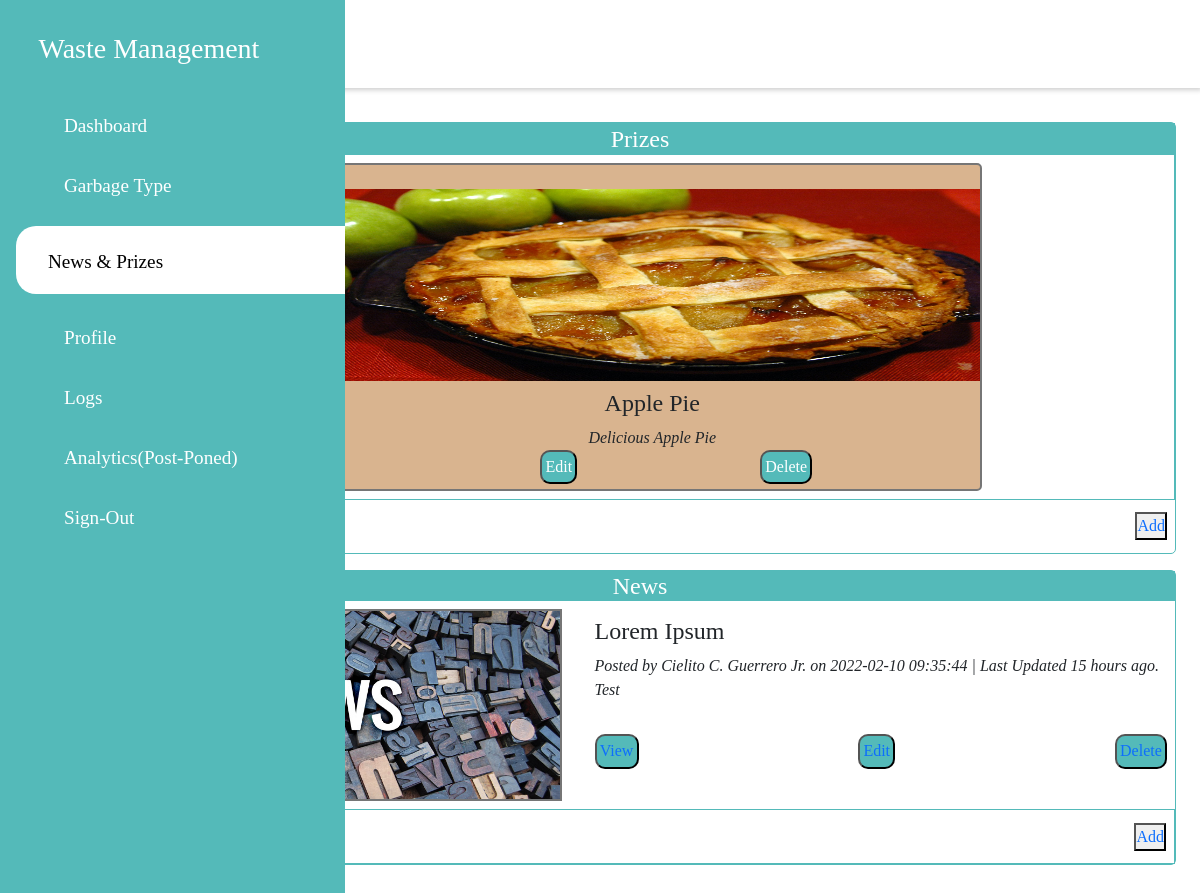
The app's page /admin/carousel.php (signed in) with its own data.
### tables this page shows
CREATE TABLE `prizes` (
  `id` int(11) NOT NULL,
  `prize` varchar(255) NOT NULL,
  `pdescription` varchar(255) NOT NULL,
  `price` int(11) NOT NULL,
  `prize_img` varchar(255) NOT NULL
);

CREATE TABLE `news` (
  `news_id` int(11) NOT NULL,
  `news_title` varchar(255) NOT NULL,
  `news_description` varchar(255) NOT NULL,
  `news_content` mediumtext NOT NULL,
  `news_img` varchar(255) NOT NULL,
  `datetime` datetime NOT NULL,
  `lastupdate` timestamp NOT NULL DEFAULT current_timestamp() ON UPDATE current_timestamp(),
  `postedby` varchar(255) NOT NULL
);

### admin/carousel.php (the view, shortened to what this page needs)
<?php
include('connections/connection.php');
function time_elapsed_string($datetime, $full = false) {
    $now = new DateTime;
    $ago = new DateTime($datetime, new DateTimeZone('Asia/Manila'));
    $diff = $now->diff($ago);
    $diff->w = floor($diff->d / 7);
    $diff->d -= $diff->w * 7;
    $string = array(
        'y' => 'year',
        'm' => 'month',
        'w' => 'week',
        'd' => 'day',
        'h' => 'hour',
        'i' => 'minute',
        's' => 'second',
    );
    foreach ($string as $k => &$v) {
        if ($diff->$k) {
            $v = $diff->$k . ' ' . $v . ($diff->$k > 1 ? 's' : '');
        } else {
            unset($string[$k]);
        }
    }
    if (!$full) $string = array_slice($string, 0, 1);
    return $string ? implode(', ', $string) . ' ago' : 'just now';
}
?>
<!DOCTYPE HTML>
<html>
<head>
    <link href="css/newstyle.css" rel="stylesheet" type="text/css" /></link>
    <link href="css/prize.css" rel="stylesheet" type="text/css" /></link>
    <link href="css/news.css" rel="stylesheet" type="text/css" /></link>
    <link rel="stylesheet" href="https://maxst.icons8.com/vue-static/landings/line-awesome/font-awesome-line-awesome/css/all.min.css">
    <link rel="stylesheet" href="https://maxst.icons8.com/vue-static/landings/line-awesome/line-awesome/1.3.0/css/line-awesome.min.css">
    <link rel="stylesheet" type="text/css" href="https://cdn.jsdelivr.net/npm/slick-carousel@1.8.1/slick/slick.css"/>
    <link href="https://cdn.jsdelivr.net/npm/bootstrap@5.1.3/dist/css/bootstrap.min.css" rel="stylesheet">
    <link rel="stylesheet" type="text/css" href="https://cdn.jsdelivr.net/npm/slick-carousel@1.8.1/slick/slick.css%22/%3E"></link>
</head>
<body>
    <div class="sidebar">
        <div class="sidebar-brand">
        <h3><span class="las la-leaf"></span> <span>Waste Management</span> </h3>
        </div>
        <div class="sidebar-menu">
            <ul>
                <li>
                    <a href="newindex.php"><span class="las la-signal"></span>
                    <span>Dashboard</span></a>
                </li>
                <li>
                    <a href="garbagetype.php"><span class="las la-signal"></span>
                    <span>Garbage Type</span></a>
                </li>
                <li>
                    <a href="carousel.php" class="active"><span class="las la-signal"></span>
                    <span>News & Prizes</span></a>
                </li>
                <li>
                    <a href="members.php"><span class="las la-signal"></span>
                    <span>Profile</span></a>
                </li>
                <li>
                    <a href="actionlog.php"><span class="las la-signal"></span>
                    <span>Logs</span></a>
                </li>
                <li>
                    <a href="#"><span class="las la-signal"></span>
                    <span>Analytics(Post-Poned)</span></a>
                </li>
                <li>
                    <a href="logout.php" onclick="return confirm('Are you sure')"><span class="las la-signal"></span>
                    <span>Sign-Out</span></a>
                </li>
            </ul>
        </div>
    </div>
    <div class="main-content">
        <header>
            <h1>
                <label for="navigation-toggle">
                    <div><span class="las la-bars"></span>Carousel</div>
                </label>
            </h1>
        </header>
        <main>
            <div class="power-grid">
                <div class="prize-wrapper">
                    <div class="box">
                        <h4 class="boxtitle">Prizes</h4>
                        <div class="slideshow-box">
                        <i class="fas fa-chevron-left prev"></i>
                        <div class="box-wrapper">
                            <?php
                            $sql = "SELECT * FROM prizes";
                            $result = mysqli_query($conn, $sql);
                            $rows = mysqli_fetch_assoc($result);
                            $count = mysqli_num_rows($result);
                            $ranker = 1;
                            do { ?>
                            <div class="prizebox">
                                <img src="images/prize/<?php echo $rows['prize_img'];?>" style = "width:100%; height:12rem;">
                                <div class="pdescription" style="text-align:center;">
                                    <h4 style="text-align:center;"><?php echo $rows['prize'];?></h4>
                                    <i><?php echo $rows['pdescription'];?></i>
                                    <div class="pbutton"><button><a href="editprize.php?ID=<?php echo $rows['id'];?>" class="editprize">Edit</a></button><button><a  onclick="return confirm('Are you sure')" href="deleteprize.php?ID=<?php echo $rows['id'];?>&Image_Name=<?php echo $rows['prize_img'];?>" <?php if ($count <= 1) { echo 'style="pointer-events: none;color:red;"'; } ?>>Delete</a></button></div>
                                </div>
                            </div>
                            <?php $ranker++; }  while ($rows = mysqli_fetch_assoc($result))?>
                        </div>
                        <i class="fas fa-chevron-right next"></i>
                        </div>
                    </div>
                    <div class="prizeaction">
                        <h2 class="buttonaction">Actions</h2>
                        <button class=""><a href="addprize.php">Add</a> </button>
                    </div>
                </div>
            </div>
            <div class="news-grid">
                    <div class="news-box">
                        <div class="slideshow-newsbox">
                        <h4 class="boxnewstitle">News</h4>
                            <div class="newsbox-wrapper">
                            <?php
                            $sql = "SELECT * FROM news";
                            $result = mysqli_query($conn, $sql);
                            $rows = mysqli_fetch_assoc($result);
                            $count = mysqli_num_rows($result);
                            $ranker = 0;
                            do { ?>
                                <div class="newsbox">
                                    <div class="news-divide">
                                        <div>
                                        </div>
                                        <div>
                                            <div class="newsdescription">
                                                <h4><?php echo $rows['news_title'];?></h4>
                                                <i>Posted by <?php echo $rows['postedby'];?> on <?php echo $rows['datetime'];?> | Last Updated <?php echo time_elapsed_string($rows['lastupdate']); ?>.</i>
                                                <br>
                                                <i><?php echo $rows['news_description'];?></i>
                                                <br>
                                                <div class="newsbutton"><button ><a href="newspage.php?ID=<?php echo $rows['news_id'];?>"class="editprize">View</a></button><button><a href="editnews.php?ID=<?php echo $rows['news_id'];?>" class="editprize">Edit</a></button><button><a onclick="return confirm('Are you sure')"  href="deletenews.php?ID=<?php echo $rows['news_id'];?>&Image_Name=<?php echo $rows['news_img'];?>"<?php if ($count <= 1) { echo 'style="pointer-events: none;color:red;"'; }?>>Delete</a></button></div>
                                            </div>
                                        </div>
                                    </div>
                                </div>
                                <?php $ranker++; }  while ($rows = mysqli_fetch_assoc($result))?>
                            </div>
                        </div>
                        <div class="newsaction">
                        <h2 class="buttonaction">Actions</h2>
                        <button class=""><a href="addnews.php">Add</a> </button>
                    </div>
                    </div>
                </div>
            </div>
</body>
</html>

### admin/css/newstyle.css (style rules this page uses)
* { padding: 0%; margin: 0%; box-sizing: border-box; list-style-type: none; text-decoration: none !important; font-family: '游ゴシック'; }
.sidebar { transition: left 300ms; width: 345px; position: fixed; left: 0%; top: 0%; height: 100%; background: #54BAB9; z-index: 100; }
.main-content { transition: margin-left 300ms; margin-left: 345px; }
.sidebar-brand { height: 90px; padding: 1rem 0rem 1rem 2rem; color: white; font-size: 1rem; margin-top: 1rem; margin-bottom: -1rem; }
.sidebar-brand span { display: inline-block; padding-right: 0rem; }
.sidebar-menu li { width: 100%; margin-bottom: 1.5rem; padding-left: -1rem; margin-left: -1rem; }
.sidebar-menu a { display: block; color: white; font-size: 1.2rem; padding-left: -1rem; }
.sidebar-menu a span:first-child { font-size: 1.5rem; padding-right: 1rem; margin-left: 1rem; }
.sidebar-menu a.active { background:white; padding-top: 1rem; padding-bottom: 1rem; color:black; border-radius: 20px 0px 0px 20px; margin-right: -1rem; }
.sidebar-menu { margin-top: 1rem; }
header { display: flex; justify-content: space-between; padding:1rem 1.5rem; box-shadow: 2px 2px 5px rgba(0,0,0,0.2); position: fixed; left: 345px; top: 0%; width: calc(100% - 345px); z-index: 100; transition: 300ms; background: white; }
header label span { font-size: 1.7rem; padding-right: 1rem; }
main { margin-top: 45px; padding: 2rem 1.5rem; background: #ffffff; min-height: calc(100vh -90px); }
.power-grid { margin-top: 2rem; display: grid; grid-template-columns: 100%; grid-gap: 1rem; }
.news-grid { margin-top: 1rem; display: grid; grid-template-columns: 100%; grid-gap: 1rem; }
@media only screen and (max-width: 1200px) { .main-content { margin-left: 80px; } }
@media only screen and (max-width: 1200px) { .main-content header { width: calc(100% - 80px); left: 80px; } }

### admin/css/prize.css (style rules this page uses)
.prize-wrapper { border: 1px solid #54BAB9; border-radius: 5px; }
.box { border: 1px solid #54BAB9; }
.box a { color: white; }
.box .slideshow-box { display: grid; grid-template-columns:10% 80% 10%; }
.box .boxtitle { border: 1px solid #54BAB9; background-color: #54BAB9; color: white; text-align: center; }
.box .next { text-align: center; margin-top: 8.5rem; margin-right: 2rem; font-size: 2rem; }
.box .prev { text-align: center; margin-top: 8.5rem; margin-left: 2rem; font-size: 2rem; }
.box .box-wrapper { width: 80%; margin: 0px auto; height: 21rem; overflow: hidden; }
.box .box-wrapper .prizebox { display: inline-block; background: #d9b48fff; margin-left: 1.5rem; height: 20.5rem; width: 15rem; border-radius: 5px; position: relative; border: 2px solid #767676; }
.prizeaction { display: flex; justify-content: space-between; align-items: center; padding: 0.5rem; }
.buttonaction { font-size: 1.5rem; }
.pdescription { white-space: nowrap; overflow: hidden; text-overflow: ellipsis; padding: 0.5rem; }
.pbutton { display: flex; justify-content: space-between; align-items: center; width: 50%; margin-left: auto; margin-right: auto; }
.pbutton button { margin-left: 3rem; padding: 0.2rem; background-color: #54BAB9; color: white; border-radius: 10px; }

### admin/css/news.css (style rules this page uses)
.news-box { border: 1px solid #54BAB9; border-radius: 5px; }
.news-box .slideshow-newsbox { display: grid; grid-template-columns:100%; }
.boxnewstitle { border: 1px solid #54BAB9; background-color: #54BAB9; color: white; text-align: center; }
.newsaction { display: flex; justify-content: space-between; align-items: center; padding: 0.5rem; border: 1px solid #54BAB9; }
.buttonaction { font-size: 1.5rem; }
.newsdescription { white-space: nowrap; overflow: hidden; text-overflow: ellipsis; padding: 0.5rem; }
.newsbutton { display: flex; justify-content: space-between; align-items: center; margin-top: 2rem; }
.newsbutton button { padding: 0.2rem; background-color: #54BAB9; color: white; border-radius: 10px; }
.news-divide { display: grid; grid-template-columns: 45% auto; margin-bottom:.5rem; }

### records on screen
prizes: prize_img (picture), prize "Apple Pie", pdescription "Delicious Apple Pie"
news: news_title "Lorem Ipsum", postedby "Cielito C. Guerrero Jr.", datetime "2022-02-10 09:35:44", lastupdate "15 hours ago", news_description "Test"
